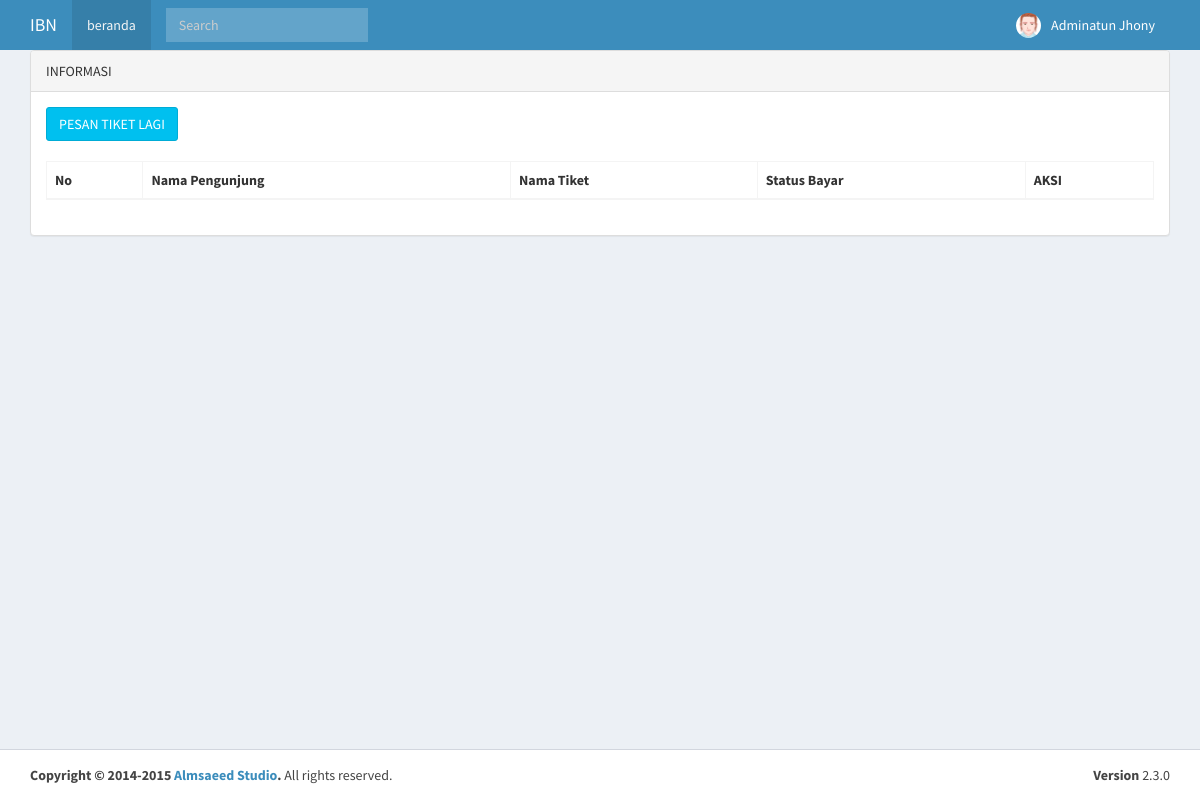
The app's page /booking.php?aksi=tiket (signed in), older data.
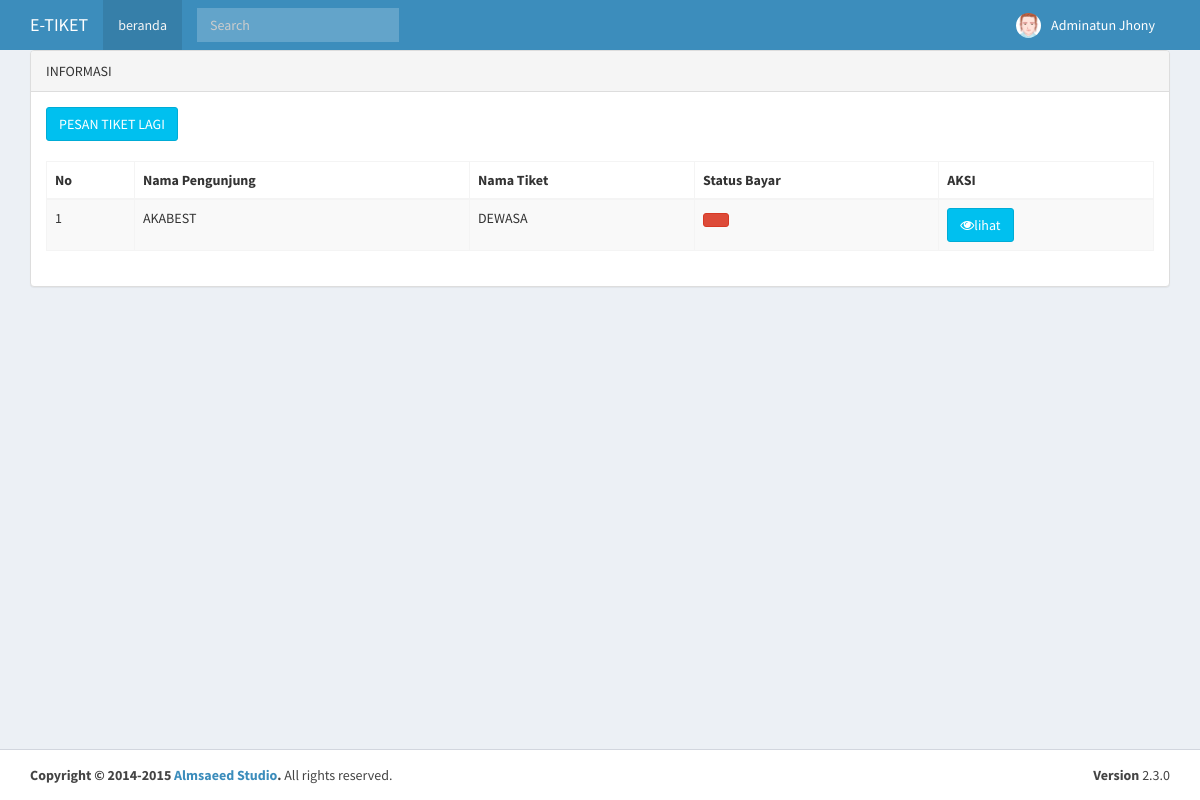
The same page, newer data.
### tables this page shows
CREATE TABLE `profil` (
  `id_profil` int(20) NOT NULL,
  `nama_app` varchar(100) NOT NULL,
  `tahun` varchar(250) NOT NULL,
  `nama` varchar(250) NOT NULL,
  `alias` varchar(350) NOT NULL,
  `alamat` text NOT NULL,
  `isi` text NOT NULL,
  `gambar` varchar(100) NOT NULL,
  `akabest` varchar(250) NOT NULL
);

CREATE TABLE `booking` (
  `id_booking` int(25) NOT NULL,
  `kode_booking` varchar(100) NOT NULL,
  `id_pengunjung` int(10) NOT NULL,
  `id_tiket` varchar(100) NOT NULL,
  `harga` varchar(20) NOT NULL,
  `jml` varchar(10) NOT NULL,
  `nm_bk` varchar(100) NOT NULL,
  `ket` text NOT NULL
);

CREATE TABLE `pengunjung` (
  `id_pengunjung` int(10) NOT NULL,
  `nama_pengunjung` varchar(50) NOT NULL,
  `email_pengunjung` varchar(32) NOT NULL,
  `no_hp` varchar(18) NOT NULL,
  `alamat` text NOT NULL
);

CREATE TABLE `tiket` (
  `id_tiket` int(25) NOT NULL,
  `nama_tiket` varchar(50) NOT NULL,
  `harga_tiket` varchar(50) NOT NULL,
  `keterangan` text NOT NULL
);

### koneksi.php (called while the page is built, shortened)
<?php
$server = "localhost";
$username = "root";
$password = "";
$database = "db_tiket";
$koneksi = mysqli_connect($server,$username,$password) or die("Koneksi gagal");
mysqli_select_db($koneksi,$database) or die("Database tidak bisa dibuka");
$kontak_kami=mysqli_query($koneksi,"SELECT * FROM profil WHERE id_profil ='1'");
$k_k=mysqli_fetch_array($kontak_kami);
?>

### booking.php (the view, shortened to what the changed rows need)
<?php  include 'koneksi.php';
  session_start(); ?>
<!DOCTYPE html>
<html>
  <head>
    <link rel="stylesheet" href="sys/bootstrap/bootstrap/css/bootstrap.min.css">
    <link rel="stylesheet" href="https://maxcdn.bootstrapcdn.com/font-awesome/4.4.0/css/font-awesome.min.css">
    <link rel="stylesheet" href="https://code.ionicframework.com/ionicons/2.0.1/css/ionicons.min.css">
    <link rel="stylesheet" href="sys/bootstrap/dist/css/AdminLTE.min.css">
    <link rel="stylesheet" href="sys/bootstrap/dist/css/skins/_all-skins.min.css">
  </head>
  <body class="hold-transition skin-blue layout-top-nav">
    <div class="wrapper">
      <header class="main-header">
        <nav class="navbar navbar-static-top">
          <div class="container">
            <div class="navbar-header">
              <a href="sys/bootstrap/index2.html" class="navbar-brand"><?php echo"$k_k[alias]";?></a>
            </div>
          </div>
        </nav>
      </header>
      <div class="content-wrapper">
        <div class="container">
         <?php include 'reg.php'; ?>
        </div>
      </div>
    </div>
  </body>
</html>

### reg.php (shortened to what the changed rows need)
<?php
 if($_GET['aksi']=='home'){ ?>
<section class="content">
          <h2 class="page-header">Harga Peket Wisata dan Register <?php echo"$k_k[nama]";?></h2>
          <div class="row">
            <div class="col-md-6">
              <div class="box box-solid">
                <div class="box-header with-border">
                  <h3 class="box-title">Harga</h3>
                </div>
                <div class="box-body">
                  <div class="box-group" id="accordion">
                    <div class="panel box box-primary">
                      <div class="box-header with-border">
                        <h4 class="box-title">
                          <a data-toggle="collapse" data-parent="#accordion" href="#collapstree">
                           harga tiket untuk masuk
                          </a>
                        </h4>
                      </div>
                      <div id="collapstree" class="panel-collapse collapse in">
                        <div class="box-body">
                          Harga Tiket masuk Kami adalah untuk dewasa Rp.10.000 dan Untuk Anak-Anak Rp.5.000
                        </div>
                      </div>
                    </div>
                  </div>
                </div>
              </div>
            </div>
            <div class="col-md-6">
              <div class="box box-solid">
                <div class="box-header with-border">
                  <h3 class="box-title">Isikan Data Anda untuk Booking</h3>
                </div>
                <div class="box-body">
				<div class="box-group" id="accordion">
                    <div class="panel box box-primary">
                      <div class="box-header with-border">
                        <h4 class="box-title">
                          <a data-toggle="collapse" data-parent="#accordion" href="#collapseOne">
                           Belum Pernah daftar silahkan Register
                          </a>
                        </h4>
                      </div>
                      <div id="collapseOne" class="panel-collapse collapse in">
                        <div class="box-body">
						<form action="booking.php?aksi=inputpengunjung" method="post">
				<label>Nama</label>
                                                    <input type='text' class='form-control' name='nama_pengunjung'/><br>
                                                    <label>No Hp</label>
                                                    <input type='text' class='form-control' name='no_hp'/><br>
                                                    <label>Email</label>
                                                    <input type='email' class='form-control' name='email_pengunjung'/><br>
                                                    <label>Alamat Lengkap</label>
                                                    <input type='text' class='form-control' name='alamat'/><br>
                                                    <button type='submit' class='btn btn-primary'>SIMPAN </button>
        </form>
					    </div>
                      </div>
                    </div>
                    <div class="panel box box-danger">
                      <div class="box-header with-border">
                        <h4 class="box-title">
                          <a data-toggle="collapse" data-parent="#accordion" href="#collapseTwo">
                            sudah punya akun silakhan login
                          </a>
                        </h4>
                      </div>
                      <div id="collapseTwo" class="panel-collapse collapse">
                        <div class="box-body">
						<form action="booking.php?aksi=login" method="post">
                                                    <label>No Hp</label>
                                                    <input type='text' class='form-control' name='no_hp'/><br>
                                                    <label>Email</label>
                                                    <input type='email' class='form-control' name='email_pengunjung'/><br>
                                                    <button type='submit' class='btn btn-primary'>login </button>
                        </form>
					   </div>
                      </div>
                    </div>
                  </div>
                </div>
              </div>
            </div>
          </div>
          </section>
<?php }
elseif($_GET['aksi']=='tiket'){
	echo"<div class='row'>
                    <div class='col-lg-12'>
                        <div class='panel panel-default'>
                            <div class='panel-heading'>INFORMASI
                            </div>
                            <div class='panel-body'>
               <a href='booking.php?aksi=booking'  class='btn btn-info' >PESAN TIKET LAGI</span></a></br></br>
                                   <div class='table-responsive'>
         <table id='example1' class='table table-bordered table-striped'>
                                        <thead>
                                            <tr> <th>No</th>
                                                <th>Nama Pengunjung</th>
                                                <th>Nama Tiket</th>
												<th>Status Bayar</th>
                                                <th>AKSI</th>
                                            </tr>
                                        </thead><tbody>
                        ";
    $no=0;
    $sql=mysqli_query($koneksi," SELECT * FROM booking,pengunjung,tiket WHERE booking.id_pengunjung=pengunjung.id_pengunjung AND booking.id_tiket=tiket.id_tiket AND pengunjung.id_pengunjung='$_SESSION[id]' ORDER BY booking.id_booking ASC");
    while ($t=mysqli_fetch_array($sql)){
    $no++;
                                        echo"
                                            <tr><td>$no</td>
                                                <td>$t[nama_pengunjung]</td>
                                                <td>$t[nama_tiket]</td>
												<td><button type='button' class='btn btn-danger'>$t[status]</button></td>
                                <td><a class='btn btn-info' href='booking.php?aksi=detailbooking&kode_booking=$t[kode_booking]'><i class='fa fa-eye'></i>lihat</a></td>
                                            </tr>";
    }
                                    echo"
                                        </tbody></table>
                                </div>
                            </div>
                        </div>
                    </div>
                   </div>";
}
elseif($_GET['aksi']=='logout'){
	session_start();
session_destroy();
echo "<script>window.alert('anda telah keluar');
		window.location=('booking.php?aksi=home')</script>";
}
?>

Row changes from the older to the newer data that the page shows:
changed profil: alias "IBN" → "E-TIKET"
added booking: id_pengunjung.nama_pengunjung "AKABEST", id_tiket.nama_tiket "DEWASA"
